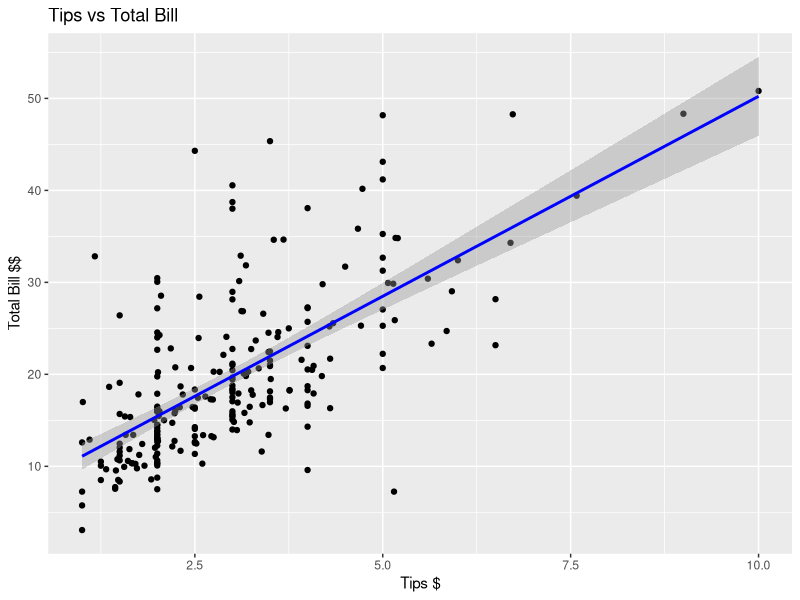
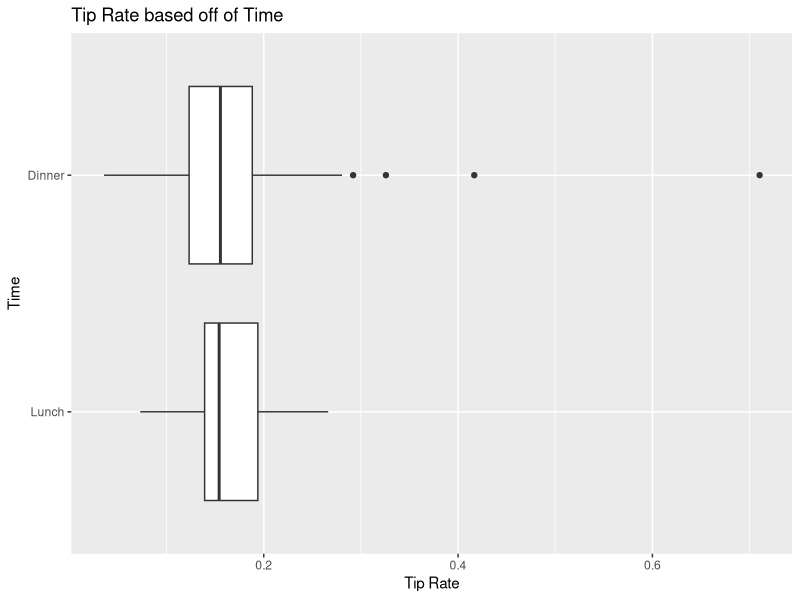
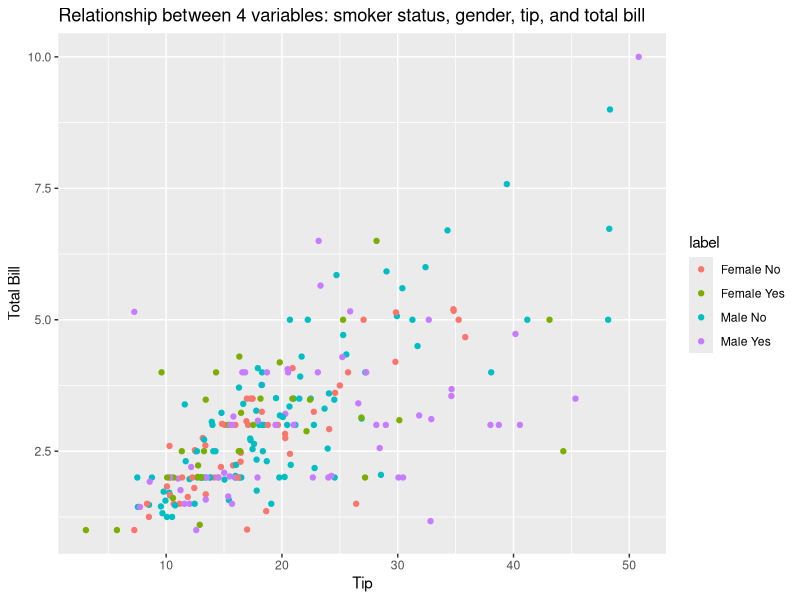
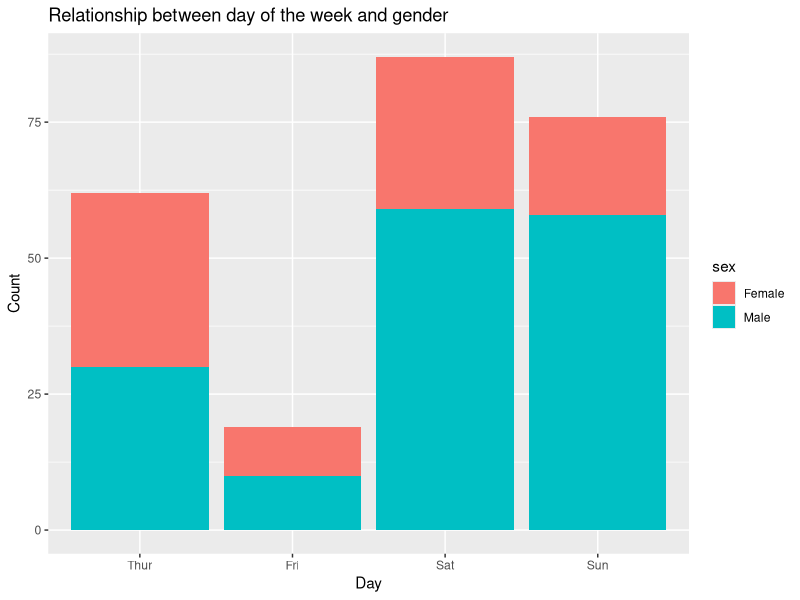

The R script that drew these images, in order:
## ---- chunk 1
knitr::opts_chunk$set(echo = TRUE)
## ---- chunk 2
data(tips, package="reshape2")
## ---- chunk 3
numParty2<- nrow(tips)
print(numParty2)
## ---- chunk 4
str(tips)
sapply(tips, class)
## ---- chunk 5
head(tips)
day<- factor(tips$day, levels = c('Thur', 'Fri', 'Sat', 'Sun'))
print(day)
## ---- chunk 6
female <- tips$sex == 'Female' & tips$size >= 5
female5 <- tips[female, ]
print(female5)

## ---- chunk 7
library(ggplot2)
ggplot(tips, aes(x= tip, y=total_bill)) + geom_point() + geom_smooth(method= 'lm', color = 'blue') + ggtitle('Tips vs Total Bill') + xlab('Tips $') + ylab('Total Bill $$')
cor(tips$tip, tips$total_bill)
## ---- chunk 8
tips$tiprate <- tips$tip/tips$total_bill
mean(tips$tiprate)
## ---- chunk 9
time2<- factor(tips$time, levels = c("Lunch", "Dinner"))
time2
ggplot(tips, aes(x = time2, y = tiprate)) + geom_boxplot() + coord_flip() + xlab('Time') + ylab('Tip Rate') + ggtitle('Tip Rate based off of Time')
## ---- chunk 10
label<- paste(tips$sex, tips$smoker)
df <- tips
df$label <- label
ggplot(df, aes(x=total_bill, y=tip, color= label)) + geom_point() + xlab('Tip') + ylab('Total Bill') + ggtitle('Relationship between 4 variables: smoker status, gender, tip, and total bill')
## ---- chunk 11
ggplot(tips, aes(x=factor(day, levels = c('Thur', 'Fri', 'Sat', 'Sun')), fill=sex)) + geom_bar() + xlab('Day') + ylab('Count') + ggtitle('Relationship between day of the week and gender')
